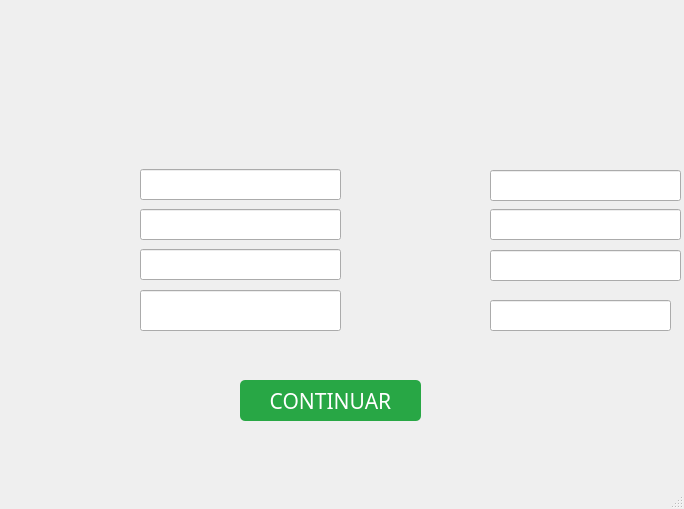
<?xml version="1.0" encoding="UTF-8"?>
<ui version="4.0">
 <class>MainWindow</class>
 <widget class="QMainWindow" name="MainWindow">
  <property name="geometry">
   <rect>
    <x>0</x>
    <y>0</y>
    <width>684</width>
    <height>509</height>
   </rect>
  </property>
  <property name="windowTitle">
   <string>Ventana4</string>
  </property>
  <widget class="QWidget" name="centralwidget">
   <widget class="QLabel" name="label">
    <property name="geometry">
     <rect>
      <x>0</x>
      <y>0</y>
      <width>681</width>
      <height>481</height>
     </rect>
    </property>
    <property name="text">
     <string/>
    </property>
    <property name="pixmap">
     <pixmap>diseños/ImagenV4.png</pixmap>
    </property>
   </widget>
   <widget class="QLineEdit" name="lineEdit">
    <property name="geometry">
     <rect>
      <x>140</x>
      <y>169</y>
      <width>201</width>
      <height>31</height>
     </rect>
    </property>
    <property name="alignment">
     <set>Qt::AlignCenter</set>
    </property>
   </widget>
   <widget class="QLineEdit" name="lineEdit_2">
    <property name="geometry">
     <rect>
      <x>140</x>
      <y>209</y>
      <width>201</width>
      <height>31</height>
     </rect>
    </property>
   </widget>
   <widget class="QLineEdit" name="lineEdit_3">
    <property name="geometry">
     <rect>
      <x>140</x>
      <y>249</y>
      <width>201</width>
      <height>31</height>
     </rect>
    </property>
   </widget>
   <widget class="QLineEdit" name="lineEdit_4">
    <property name="geometry">
     <rect>
      <x>140</x>
      <y>290</y>
      <width>201</width>
      <height>41</height>
     </rect>
    </property>
   </widget>
   <widget class="QLineEdit" name="lineEdit_5">
    <property name="geometry">
     <rect>
      <x>490</x>
      <y>170</y>
      <width>191</width>
      <height>31</height>
     </rect>
    </property>
   </widget>
   <widget class="QLineEdit" name="lineEdit_6">
    <property name="geometry">
     <rect>
      <x>490</x>
      <y>209</y>
      <width>191</width>
      <height>31</height>
     </rect>
    </property>
   </widget>
   <widget class="QLineEdit" name="lineEdit_7">
    <property name="geometry">
     <rect>
      <x>490</x>
      <y>250</y>
      <width>191</width>
      <height>31</height>
     </rect>
    </property>
   </widget>
   <widget class="QLineEdit" name="lineEdit_8">
    <property name="geometry">
     <rect>
      <x>490</x>
      <y>300</y>
      <width>181</width>
      <height>31</height>
     </rect>
    </property>
   </widget>
   <widget class="QPushButton" name="pushButton">
    <property name="geometry">
     <rect>
      <x>240</x>
      <y>380</y>
      <width>181</width>
      <height>41</height>
     </rect>
    </property>
    <property name="font">
     <font>
      <family>Cooper Black</family>
      <pointsize>16</pointsize>
     </font>
    </property>
    <property name="styleSheet">
     <string notr="true">QPushButton {
    background-color: #28a745;  /* Color de fondo verde */
    color: white;               /* Color del texto */
    border-radius: 5px;         /* Bordes redondeados */
    padding: 5px;               /* Espacio interno */
}
QPushButton:hover {
    background-color: #218838;  /* Color cuando el mouse pasa encima */
}
QPushButton:pressed {
    background-color: #1e7e34;  /* Color cuando el botón es presionado */
}
</string>
    </property>
    <property name="text">
     <string>CONTINUAR</string>
    </property>
   </widget>
  </widget>
  <widget class="QMenuBar" name="menubar">
   <property name="geometry">
    <rect>
     <x>0</x>
     <y>0</y>
     <width>684</width>
     <height>21</height>
    </rect>
   </property>
  </widget>
  <widget class="QStatusBar" name="statusbar"/>
 </widget>
 <resources/>
 <connections/>
</ui>
